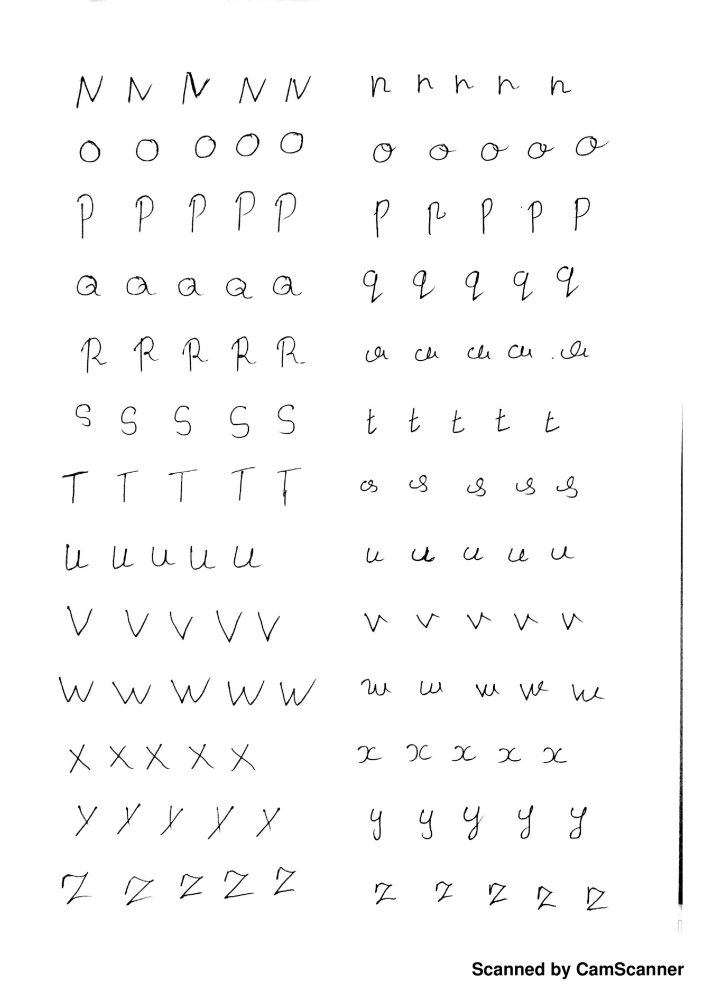
#> input picture Deepblue version/Praneet/Line Detection Script/a.jpg, 3508 x 4964 px (shown at 1/5 size)
$ python line_detection.py   (older library calls are emulated)
#> lines starting #> are read from the running program, lines starting #| are printed output that depends on the picture; after the words box and inside, x2 and y2 are one past the last pixel; in counts of white or black regions, pixels touching at a corner belong together
import cv2
from imutils import contours
import imutils

original_image = cv2.imread('a.jpg')
#> original_image is the input picture: shape (4964, 3508, 3); min 0, max 255, mean 250.4
#cv2.imshow('Original', original_image)
# cv2.waitKey(0)

original_image = cv2.resize(original_image, None, fx=0.3, fy=0.3)
#> original_image: shape (1489, 1052, 3)
cv2.imshow('Resized', original_image)
cv2.waitKey(0)

later = original_image.copy()

gray = cv2.cvtColor(original_image, cv2.COLOR_BGR2GRAY)
cv2.imshow('Gray', gray)
cv2.waitKey(0)

blurred = cv2.GaussianBlur(gray, (3, 3), 0)
cv2.imshow('Gray', blurred)
cv2.waitKey(0)

ret, thresh = cv2.threshold(
    blurred, 200, 255, cv2.THRESH_BINARY_INV + cv2.THRESH_OTSU)
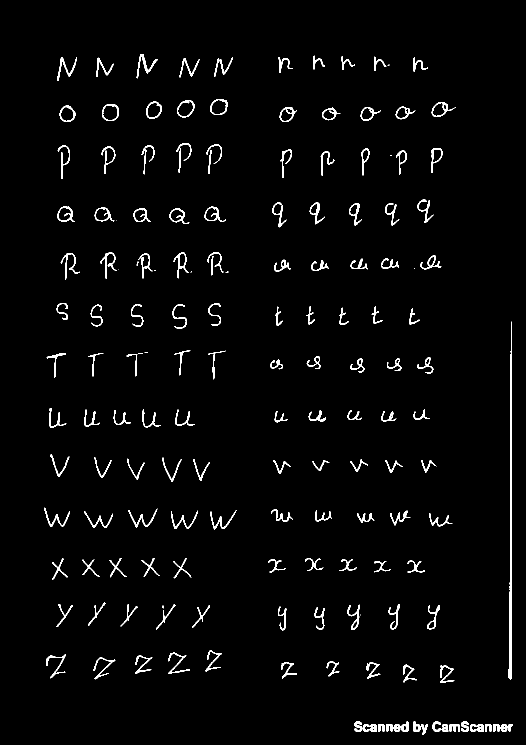
#> thresh: shape (1489, 1052) (shown at 1/2 size); 2.5% white; 167 white regions (12 under 20 px), largest, box (x1, y1, x2, y2) and area: (1017, 643, 1024, 1360) 2735, (273, 108, 315, 157) 441, (114, 114, 154, 162) 385
#> ret = 178
cv2.imshow('Thresh', thresh)
cv2.waitKey(0)

edged = cv2.Canny(thresh, 30, 150)
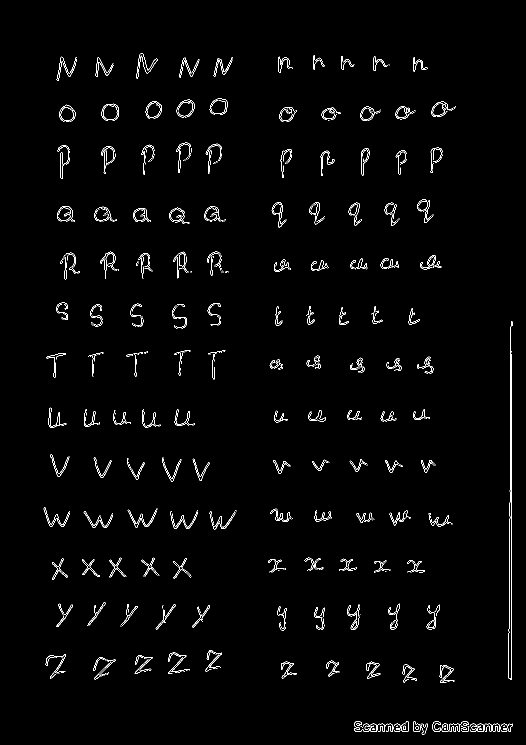
#> edged: shape (1489, 1052) (shown at 1/2 size); 1.6% white in thin lines or dots, all inside (x1, y1, x2, y2) = (87, 107, 1026, 1469)
cv2.imshow('Edges', edged)
cv2.waitKey(0)

ret, cnts, hierarchy = cv2.findContours(
    edged.copy(), cv2.RETR_EXTERNAL, cv2.CHAIN_APPROX_SIMPLE)
#> cnts = 741 contours, 714 with area under 20; largest, box (x1, y1, x2, y2) and area: (121, 214, 147, 242) 526, (732, 1323, 761, 1358) 298, (793, 215, 814, 236) 280, (358, 506, 370, 533) 248, (826, 1442, 841, 1464) 222
(cnts, boundingBoxes) = contours.sort_contours(cnts, method="top-to-bottom")
#> boundingBoxes = 741 items, first 6: (272, 107, 23, 50), (626, 111, 22, 28), (282, 111, 33, 36), (682, 112, 26, 28), (747, 113, 26, 29), (556, 113, 23, 33)
clone = original_image.copy()

x_pnt = []
y_pnt = []
w_pnt = []
h_pnt = []
largest_h = 12
smallest_x = 0
smallest_y = 0
for c in cnts:
    # computing bounding box for rectangle
    (x, y, w, h) = cv2.boundingRect(c)

    if w >= 12 and h >= 12:
        roi = blurred[y:y + h, x:x + w]
        x_pnt.append(x)
        y_pnt.append(y)
        w_pnt.append(w)
        h_pnt.append(h)
        '''
		cv2.rectangle(img_scaled, (x,y), (x+w,y+h), (0,255,0), 5)
		cv2.imshow("rectangle", img_scaled)
		cv2.waitKey(0)
		'''
        ret, roi = cv2.threshold(
            roi, 200, 255, cv2.THRESH_BINARY_INV + cv2.THRESH_OTSU)
#> this loop made 741 passes
#> (x, y, w, h, ret) on passes 1, 2, 3, 4, 5, 6, 8, 9, 10, 11, 12, 13: (272, 107, 23, 50, 156), (626, 111, 22, 28, 168), (282, 111, 33, 36, 154), (682, 112, 26, 28, 168), (747, 113, 26, 29, 171), (556, 113, 23, 33, 166), (113, 113, 41, 49, 169), (826, 114, 27, 29, 164), (439, 114, 27, 35, 172), (563, 115, 16, 15, 164), (358, 115, 24, 40, 173), (191, 115, 36, 39, 171)
#> (x, y, w, h) on passes 7, 15, 18, 22, 23, 25: (278, 113, 4, 24), (465, 117, 1, 1), (152, 118, 2, 6), (645, 126, 5, 7), (778, 129, 1, 1), (709, 129, 1, 1)
#> pass 1, `roi = blurred[y:y + h, x:x + w]`:
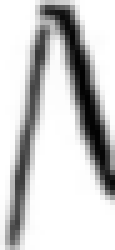
#> roi: shape (50, 23) (shown 5 times larger); min 2, max 255, mean 202.4
#> pass 1, `ret, roi = cv2.threshold( roi, 200, 255, cv2.THRESH_BINARY_INV + cv2.T..`:
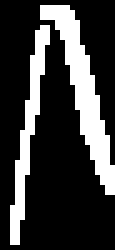
#> roi: shape (50, 23) (shown 5 times larger); 23.6% white; 2 white regions, box (x1, y1, x2, y2) and area: (8, 1, 23, 39) 166, (2, 5, 10, 49) 105
#> pass 2, `roi = blurred[y:y + h, x:x + w]`:
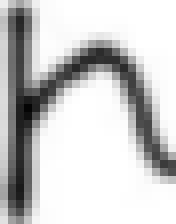
#> roi: shape (28, 22) (shown 8 times larger); min 4, max 255, mean 203
#> pass 2, `ret, roi = cv2.threshold( roi, 200, 255, cv2.THRESH_BINARY_INV + cv2.T..`:
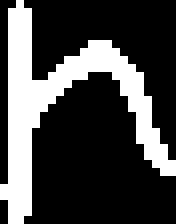
#> roi: shape (28, 22) (shown 8 times larger); 27.1% white; 1 white region, box (x1, y1, x2, y2) and area: (0, 0, 22, 28) 167
#> after the loop, h_pnt = 265 values, max 68 at index 47, min 12 at index 26, mean 27.04; w_pnt = 265 values, max 59 at index 167, min 12 at index 12, mean 24.37; x_pnt = 265 values, max 1002 at index 254, min 87 at index 165, mean 503.4; y_pnt = 265 values from 107 to 1452


points = len(x_pnt)
#> points = 265
# print(x_pnt,y_pnt,w_pnt,h_pnt)
largest_h = 12
smallest_x = x_pnt[0]
#> smallest_x = 272
smallest_y = y_pnt[0]
#> smallest_y = 107
largest_x = x_pnt[0]
#> largest_x = 272
x_pnt.append(x_pnt[-1])
y_pnt.append(y_pnt[-1])
w_pnt.append(w_pnt[-1])
h_pnt.append(h_pnt[-1])
for i in range(points):

    x, y, w, h = x_pnt[i], y_pnt[i], w_pnt[i], h_pnt[i]

    dumx, dumy = x, y
    if smallest_x > dumx:
        smallest_x = dumx
    if smallest_y > dumy:
        smallest_y = dumy
    if largest_x < dumx:
        largest_x = dumx
    if largest_h < h:
        largest_h = h

    if y_pnt[i + 1] > y + largest_h:
        # print(later.shape)
        # rint(x,y,w,h)
        cv2.rectangle(original_image, (smallest_x - w, smallest_y - h),
                      (largest_x + w, smallest_y + largest_h), (0, 0, 255), 5)
        cv2.imshow("rectangle", original_image)
        cv2.waitKey(0)
        cv2.destroyAllWindows()
        smallest_x = x_pnt[i + 1]
        smallest_y = y_pnt[i + 1]
        #smallest_x = x_pnt[i + 1]
        cropped = later[smallest_y:smallest_y + largest_h, smallest_x:x + w]
#> this loop made 265 passes
#> (x, y, w, h, dumx, dumy, smallest_x, smallest_y) on pass 17: (126, 125, 26, 28, 126, 125, 419, 197)
#> (x, y, w, h, dumx, dumy, largest_x) on passes 2, 4, 5, 8, 15, 24: (626, 111, 22, 28, 626, 111, 626), (682, 112, 26, 28, 682, 112, 682), (747, 113, 26, 29, 747, 113, 747), (826, 114, 27, 29, 826, 114, 826), (831, 119, 23, 18, 831, 119, 831), (862, 203, 44, 31, 862, 203, 862)
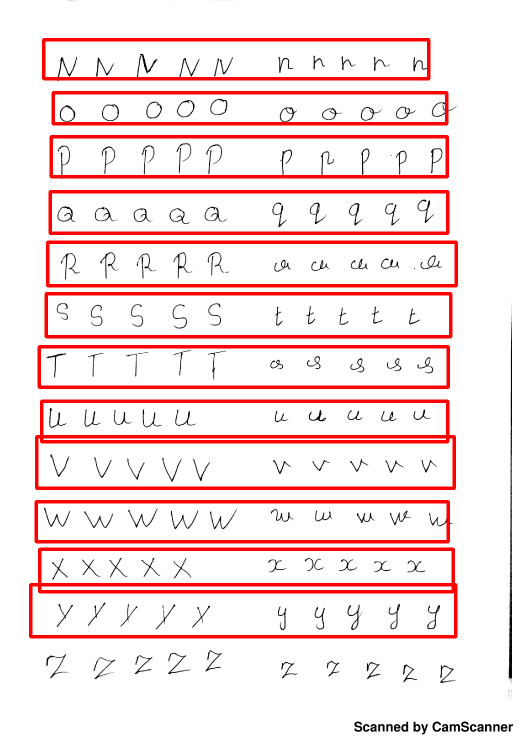
#> original_image: shape (1489, 1052, 3) (shown at 1/2 size); mean B, G, R 226, 226, 250.4

"""
	if largest_h < h:
		largest_h = h
	if smallest_x > x:
		smallest_x = x
	if smallest_y > y:
		smallest_y = y
		"""
cv2.destroyAllWindows()


"""
tf.reset_default_graph()

model = Sequential()
model.add(Conv2D(30, (5,5), input_shape=(28,28,1), activation='relu'))
model.add(MaxPooling2D(pool_size=(2,2)))
model.add(Conv2D(15, (3,3), activation='relu'))
model.add(MaxPooling2D(pool_size=(2,2)))
model.add(Dropout(0.2))
model.add(Flatten())
model.add(Dense(128, activation='relu'))
model.add(Dense(50, activation='relu'))
model.add(Dense(num_classes, activation='softmax'))
model.compile(loss='categorical_crossentropy', optimizer='adam', metrics=['accuracy'])

#TensorBoard Callback
tbcallback = TensorBoard(log_dir='./Graph', write_graph=True, write_images=True, histogram_freq=1)

model.fit(X_train, Y_train, validation_data=(X_test, Y_test), epochs=10, batch_size=200, callbacks=[tbcallback])
"""

$ run again, with Deepblue version/Praneet/Line Detection Script/b.jpg copied over Deepblue version/Praneet/Line Detection Script/a.jpg
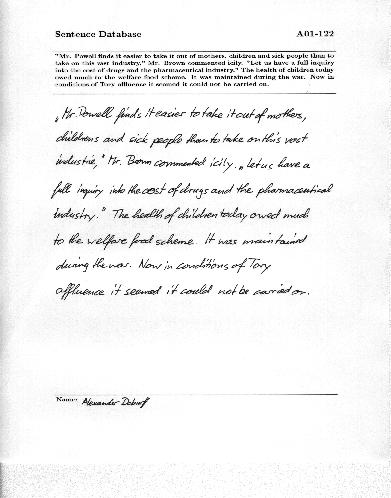
#> input picture Deepblue version/Praneet/Line Detection Script/b.jpg, 391 x 498 px
#> original_image is the input picture: shape (498, 391, 3); min 0, max 255, mean 243.4
#> original_image: shape (149, 117, 3)
#> `ret, thresh = cv2.threshold( blurred, 200, 255, cv2.THRESH_BINARY_INV ..`:
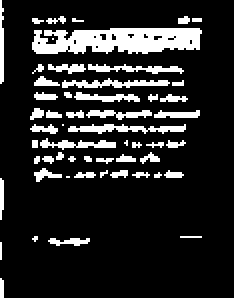
#> thresh: shape (149, 117) (shown 2 times larger); 15% white; 55 white regions (28 under 20 px), largest, box (x1, y1, x2, y2) and area: (16, 14, 101, 27) 858, (34, 62, 93, 67) 164, (31, 39, 85, 44) 147
#> `ret, thresh = cv2.threshold( blurred, 200, 255, cv2.THRESH_BINARY_INV ..`: ret = 226
#> `edged = cv2.Canny(thresh, 30, 150)`:
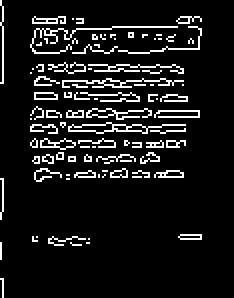
#> edged: shape (149, 117) (shown 2 times larger); 9.6% white in thin lines or dots, all inside (x1, y1, x2, y2) = (0, 0, 101, 149)
#> `ret, cnts, hierarchy = cv2.findContours( edged.copy(), cv2.RETR_EXTERN..`: cnts = 94 contours, 83 with area under 20; largest, box (x1, y1, x2, y2) and area: (34, 61, 93, 67) 114, (20, 69, 38, 75) 50, (43, 54, 76, 60) 44, (17, 46, 29, 50) 32, (31, 39, 92, 44) 32
#> `(cnts, boundingBoxes) = contours.sort_contours(cnts, method="top-to-bo..`: cnts = 94 contours, 83 with area under 20; largest, box (x1, y1, x2, y2) and area: (34, 61, 93, 67) 114, (20, 69, 38, 75) 50, (43, 54, 76, 60) 44, (31, 39, 92, 44) 32, (17, 46, 29, 50) 32; boundingBoxes = 94 items, first 6: (0, 0, 2, 42), (88, 8, 13, 4), (16, 8, 17, 4), (38, 9, 4, 3), (36, 9, 1, 1), (59, 13, 42, 14)
#> the loop `for c in cnts:` made 94 passes
#> (x, y, w, h, ret) on passes 6 to 7: (59, 13, 42, 14, 199), (15, 13, 74, 14, 210)
#> after the loop `for c in cnts:`: h_pnt = [14, 14]; w_pnt = [42, 74]; x_pnt = [59, 15]; y_pnt = [13, 13]
#> points = 2
#> `smallest_x = x_pnt[0]`: smallest_x = 59
#> smallest_y = 13
#> `largest_x = x_pnt[0]`: largest_x = 59
#> the loop `for i in range(points): ` made 2 passes
#> (x, y, w, h, dumx, dumy, largest_h) on pass 1: (59, 13, 42, 14, 59, 13, 14)
#> after the loop `for i in range(points):`: largest_h = 14; largest_x = 59

$ run again, with Deepblue version/Praneet/Line Detection Script/c.jpg copied over Deepblue version/Praneet/Line Detection Script/a.jpg
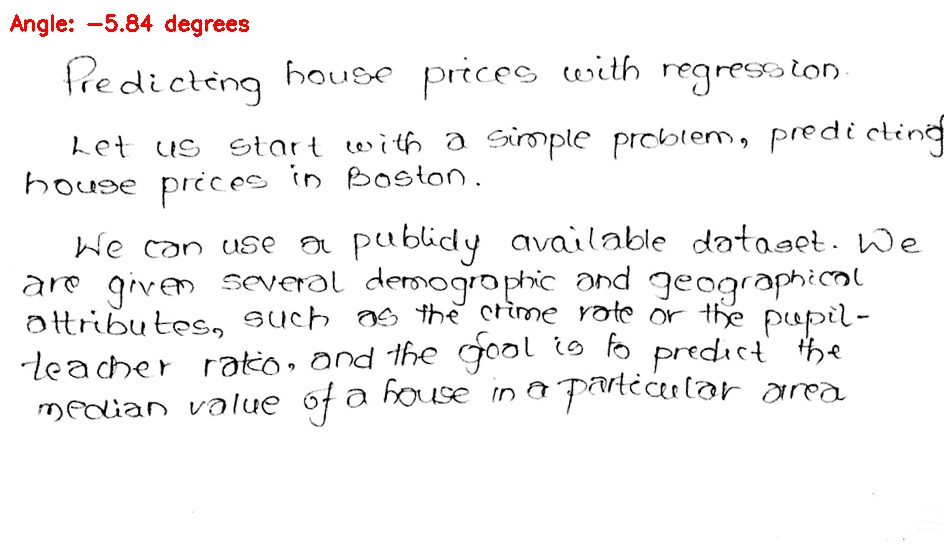
#> input picture Deepblue version/Praneet/Line Detection Script/c.jpg, 944 x 544 px
#> original_image is the input picture: shape (544, 944, 3); mean B, G, R 244.4, 244.4, 245.1
#> original_image: shape (163, 283, 3)
#> `ret, thresh = cv2.threshold( blurred, 200, 255, cv2.THRESH_BINARY_INV ..`:
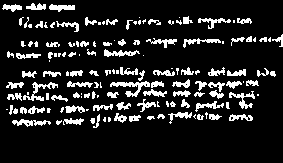
#> thresh: shape (163, 283); 13.5% white; 144 white regions (53 under 20 px), largest, box (x1, y1, x2, y2) and area: (110, 81, 150, 97) 231, (23, 82, 58, 101) 191, (229, 91, 255, 109) 161
#> `ret, thresh = cv2.threshold( blurred, 200, 255, cv2.THRESH_BINARY_INV ..`: ret = 222
#> edged: shape (163, 283); 9.3% white in thin lines or dots, all inside (x1, y1, x2, y2) = (2, 3, 283, 129)
#> cnts = 255 contours, 230 with area under 20; largest, box (x1, y1, x2, y2) and area: (48, 4, 75, 12) 124, (2, 4, 22, 12) 95, (109, 70, 167, 97) 94, (172, 90, 191, 97) 77, (84, 17, 97, 26) 51
#> boundingBoxes = 255 items, first 6: (37, 3, 5, 5), (25, 3, 21, 7), (48, 4, 27, 8), (2, 4, 20, 8), (176, 16, 13, 9), (178, 16, 3, 3)
#> the loop `for c in cnts:` made 255 passes
#> (x, y, w, h, ret) on passes 11, 119, 142, 149, 154, 169, 188, 218: (197, 17, 34, 13, 219), (109, 70, 58, 27, 214), (194, 80, 13, 17, 211), (32, 82, 26, 12, 216), (133, 84, 14, 13, 215), (228, 92, 25, 17, 219), (195, 100, 22, 12, 215), (167, 111, 25, 13, 213)
#> after the loop `for c in cnts:`: h_pnt = [13, 27, 17, 12, 13, 17, 12, 13]; w_pnt = [34, 58, 13, 26, 14, 25, 22, 25]; x_pnt = [197, 109, 194, 32, 133, 228, 195, 167]; y_pnt = [17, 70, 80, 82, 84, 92, 100, 111]
#> points = 8
#> `smallest_x = x_pnt[0]`: smallest_x = 197
#> `smallest_y = y_pnt[0]`: smallest_y = 17
#> `largest_x = x_pnt[0]`: largest_x = 197
#> the loop `for i in range(points): ` made 8 passes
#> (x, y, w, h, dumx, dumy, largest_h, smallest_x) on pass 1: (197, 17, 34, 13, 197, 17, 13, 109)
#> pass 1, `cv2.imshow("rectangle", original_image)`:
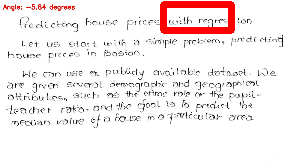
#> window 'rectangle': shape (163, 283, 3); mean B, G, R 237.1, 237.1, 244.9
#> after the loop `for i in range(points):`: largest_h = 27; largest_x = 228
